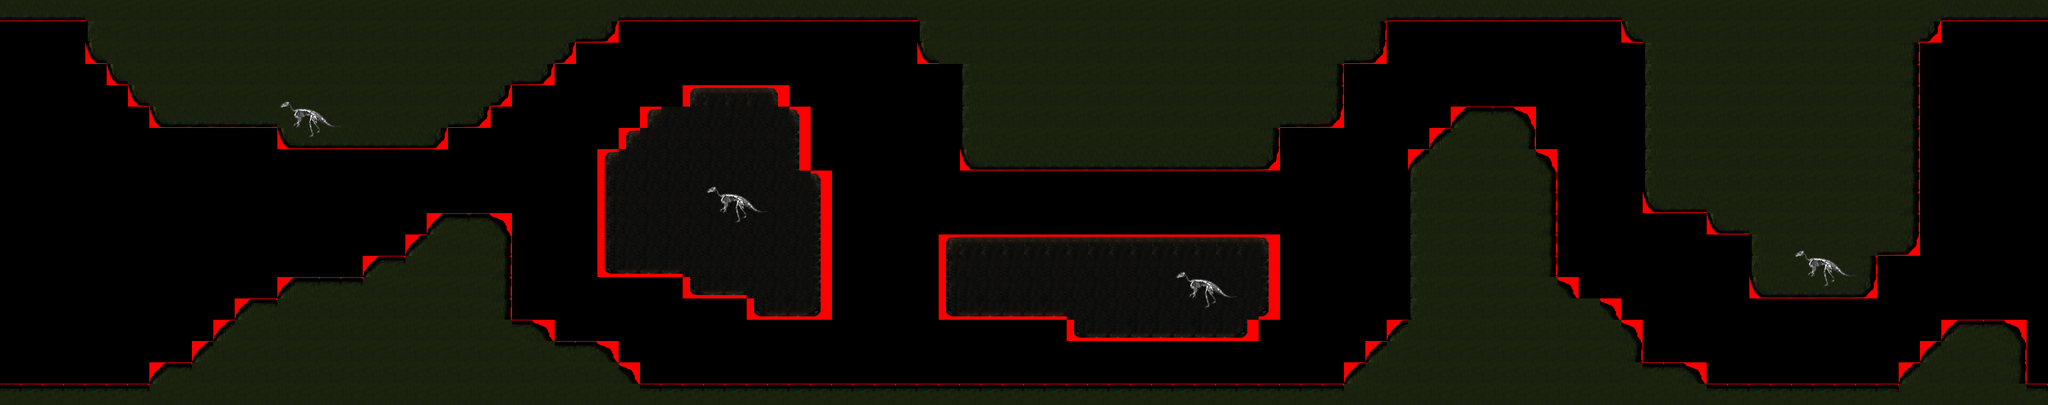

A 2D game scene composited from a Tiled map and its tileset images. What follows is a short description and the map's XML, with each tile layer's data collapsed to a summary:
An orthogonal 96x19 tile map with 32x32 px tiles, 3 tile layers (collision, terrain, easteregg), 2 tilesets.

<map version="1.0" orientation="orthogonal" width="96" height="19" tilewidth="32" tileheight="32">
 <tileset firstgid="1" name="full_tileset" tilewidth="32" tileheight="32">
  <image source="full_tileset.png" trans="ff00ff" width="256" height="96" />
 </tileset>
 <tileset firstgid="25" name="easteregg" tilewidth="32" tileheight="32">
  <image source="easteregg.png" trans="ff00ff" width="96" height="96" />
 </tileset>
 <layer name="collision" width="96" height="19">
  <data>[1824 cells, 976 non-empty, 1 distinct tile ids]</data>
 </layer>
 <layer name="terrain" width="96" height="19">
  <data>[1824 cells, 976 non-empty, 18 distinct tile ids]</data>
 </layer>
 <layer name="easteregg" width="96" height="19">
  <data>[1824 cells, 39 non-empty, 9 distinct tile ids]</data>
 </layer>
</map>